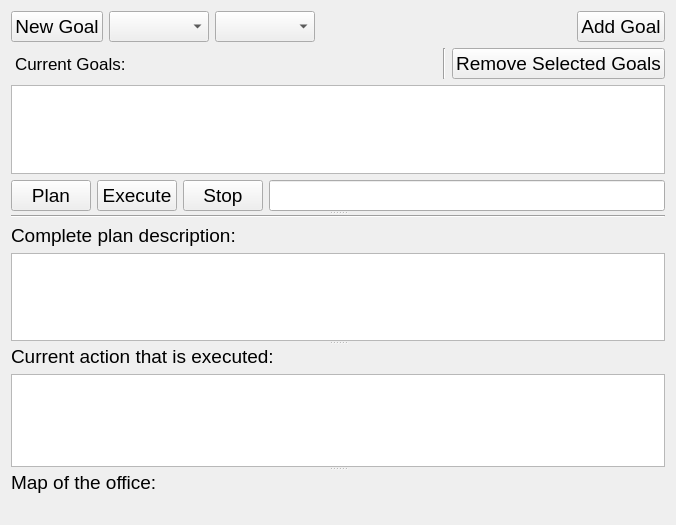
<?xml version="1.0" encoding="UTF-8"?>
<ui version="4.0">
 <class>UserStudy</class>
 <widget class="QWidget" name="UserStudy">
  <property name="geometry">
   <rect>
    <x>0</x>
    <y>0</y>
    <width>676</width>
    <height>525</height>
   </rect>
  </property>
  <property name="sizePolicy">
   <sizepolicy hsizetype="Expanding" vsizetype="Expanding">
    <horstretch>0</horstretch>
    <verstretch>0</verstretch>
   </sizepolicy>
  </property>
  <property name="windowTitle">
   <string>Thump Goal Creator</string>
  </property>
  <layout class="QGridLayout" name="gridLayout">
   <item row="0" column="0">
    <layout class="QHBoxLayout" name="horizontalLayout_2">
     <item>
      <widget class="QPushButton" name="newGoalButton">
       <property name="enabled">
        <bool>true</bool>
       </property>
       <property name="font">
        <font>
         <pointsize>14</pointsize>
        </font>
       </property>
       <property name="text">
        <string>New Goal</string>
       </property>
      </widget>
     </item>
     <item>
      <widget class="QComboBox" name="goalNameComboBox">
       <property name="font">
        <font>
         <pointsize>14</pointsize>
        </font>
       </property>
       <property name="autoFillBackground">
        <bool>false</bool>
       </property>
       <property name="frame">
        <bool>true</bool>
       </property>
      </widget>
     </item>
     <item>
      <widget class="QComboBox" name="goalComboBox">
       <property name="maximumSize">
        <size>
         <width>300</width>
         <height>16777215</height>
        </size>
       </property>
       <property name="font">
        <font>
         <pointsize>14</pointsize>
        </font>
       </property>
       <property name="insertPolicy">
        <enum>QComboBox::InsertAlphabetically</enum>
       </property>
       <property name="sizeAdjustPolicy">
        <enum>QComboBox::AdjustToContents</enum>
       </property>
      </widget>
     </item>
     <item>
      <spacer name="horizontalSpacer_3">
       <property name="orientation">
        <enum>Qt::Horizontal</enum>
       </property>
       <property name="sizeHint" stdset="0">
        <size>
         <width>40</width>
         <height>20</height>
        </size>
       </property>
      </spacer>
     </item>
     <item>
      <widget class="QPushButton" name="addGoalButton">
       <property name="enabled">
        <bool>true</bool>
       </property>
       <property name="font">
        <font>
         <pointsize>14</pointsize>
        </font>
       </property>
       <property name="text">
        <string>Add Goal</string>
       </property>
      </widget>
     </item>
    </layout>
   </item>
   <item row="1" column="0">
    <layout class="QHBoxLayout" name="horizontalLayout_3">
     <item>
      <widget class="QLabel" name="label_2">
       <property name="font">
        <font>
         <pointsize>13</pointsize>
        </font>
       </property>
       <property name="text">
        <string>Current Goals:</string>
       </property>
       <property name="indent">
        <number>4</number>
       </property>
      </widget>
     </item>
     <item>
      <spacer name="horizontalSpacer_3">
       <property name="orientation">
        <enum>Qt::Horizontal</enum>
       </property>
       <property name="sizeHint" stdset="0">
        <size>
         <width>40</width>
         <height>20</height>
        </size>
       </property>
      </spacer>
     </item>
     <item>
      <widget class="Line" name="line_2">
       <property name="orientation">
        <enum>Qt::Vertical</enum>
       </property>
      </widget>
     </item>
     <item>
      <widget class="QPushButton" name="removeGoalButton">
       <property name="font">
        <font>
         <pointsize>14</pointsize>
        </font>
       </property>
       <property name="text">
        <string>Remove Selected Goals</string>
       </property>
      </widget>
     </item>
    </layout>
   </item>
   <item row="2" column="0">
    <widget class="QSplitter" name="splitter">
     <property name="cursor">
      <cursorShape>ArrowCursor</cursorShape>
     </property>
     <property name="orientation">
      <enum>Qt::Vertical</enum>
     </property>
     <property name="childrenCollapsible">
      <bool>false</bool>
     </property>
     <widget class="QWidget" name="layoutWidget">
      <layout class="QVBoxLayout" name="verticalLayout">
       <item>
        <widget class="QListWidget" name="goalView">
         <property name="font">
          <font>
           <pointsize>13</pointsize>
          </font>
         </property>
         <property name="selectionMode">
          <enum>QAbstractItemView::MultiSelection</enum>
         </property>
         <property name="sortingEnabled">
          <bool>true</bool>
         </property>
        </widget>
       </item>
       <item>
        <layout class="QHBoxLayout" name="horizontalLayout_3">
         <item>
          <widget class="QPushButton" name="planButton">
           <property name="font">
            <font>
             <pointsize>14</pointsize>
            </font>
           </property>
           <property name="layoutDirection">
            <enum>Qt::LeftToRight</enum>
           </property>
           <property name="text">
            <string>Plan</string>
           </property>
          </widget>
         </item>
         <item>
          <widget class="QPushButton" name="dispatchButton">
           <property name="font">
            <font>
             <pointsize>14</pointsize>
            </font>
           </property>
           <property name="layoutDirection">
            <enum>Qt::LeftToRight</enum>
           </property>
           <property name="text">
            <string>Execute</string>
           </property>
          </widget>
         </item>
         <item>
          <widget class="QPushButton" name="stopButton">
           <property name="font">
            <font>
             <pointsize>14</pointsize>
            </font>
           </property>
           <property name="layoutDirection">
            <enum>Qt::LeftToRight</enum>
           </property>
           <property name="text">
            <string>Stop</string>
           </property>
          </widget>
         </item>
         <item>
          <widget class="QLineEdit" name="statusLabel">
           <property name="enabled">
            <bool>true</bool>
           </property>
           <property name="font">
            <font>
             <pointsize>14</pointsize>
            </font>
           </property>
           <property name="cursor">
            <cursorShape>BlankCursor</cursorShape>
           </property>
           <property name="autoFillBackground">
            <bool>false</bool>
           </property>
           <property name="frame">
            <bool>true</bool>
           </property>
           <property name="readOnly">
            <bool>true</bool>
           </property>
          </widget>
         </item>
        </layout>
       </item>
      </layout>
     </widget>
     <widget class="QWidget" name="verticalLayoutWidget">
      <layout class="QVBoxLayout" name="verticalLayout_3">
       <item>
        <widget class="Line" name="line">
         <property name="orientation">
          <enum>Qt::Horizontal</enum>
         </property>
        </widget>
       </item>
       <item>
        <widget class="QLabel" name="label_4">
         <property name="font">
          <font>
           <pointsize>14</pointsize>
          </font>
         </property>
         <property name="text">
          <string>Complete plan description:</string>
         </property>
        </widget>
       </item>
       <item>
        <widget class="QTextEdit" name="verbalizationView">
         <property name="font">
          <font>
           <pointsize>13</pointsize>
          </font>
         </property>
         <property name="readOnly">
          <bool>true</bool>
         </property>
        </widget>
       </item>
      </layout>
     </widget>
     <widget class="QWidget" name="verticalLayoutWidget">
      <layout class="QVBoxLayout" name="verticalLayout_3">
       <item>
        <widget class="QLabel" name="label_4">
         <property name="font">
          <font>
           <pointsize>14</pointsize>
          </font>
         </property>
         <property name="text">
          <string>Current action that is executed:</string>
         </property>
        </widget>
       </item>
       <item>
        <widget class="QTextEdit" name="actionView">
         <property name="font">
          <font>
           <pointsize>13</pointsize>
          </font>
         </property>
         <property name="readOnly">
          <bool>true</bool>
         </property>
        </widget>
       </item>
      </layout>
     </widget>
     <widget class="QWidget" name="verticalLayoutWidget">
      <layout class="QVBoxLayout" name="verticalLayout_4">
       <item>
        <widget class="QLabel" name="label_5">
         <property name="font">
          <font>
           <pointsize>14</pointsize>
          </font>
         </property>
         <property name="text">
          <string>Map of the office:</string>
         </property>
        </widget>
       </item>
       <item>
        <widget class="QLabel" name="photo"/>
       </item>
      </layout>
     </widget>
    </widget>
   </item>
  </layout>
 </widget>
 <resources/>
 <connections/>
</ui>
